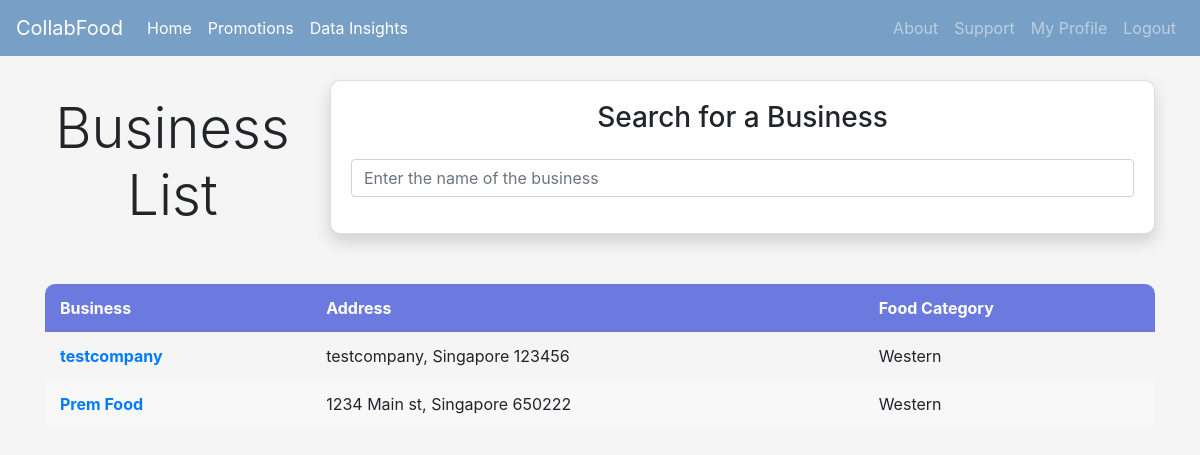
/searchbusinesses (signed in), run on an earlier commit of the app's database.
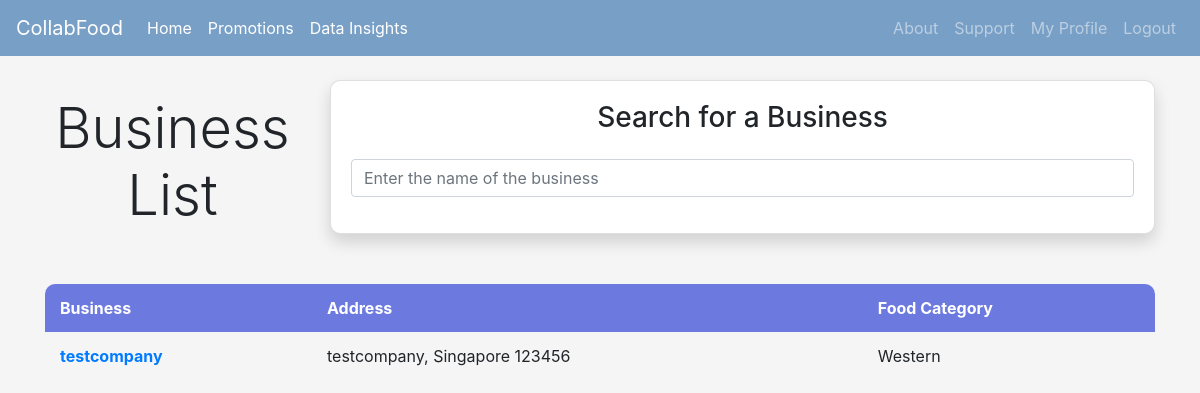
And on a later commit of the database.
### Homepage/models.py (models this page shows, shortened)
class BusinessProfile(models.Model):
	user = models.ForeignKey(User, on_delete=models.CASCADE)
	companyName = models.CharField(max_length=50)
	uen = models.CharField(max_length=10)
	phone = models.CharField(max_length=8)
	address = models.CharField(max_length=100)
	postalCode = models.CharField(max_length=6)
	foodCategory = models.ForeignKey(FoodCategory, on_delete=models.CASCADE, related_name='business_food_category')
	isVerified = models.BooleanField(default=False)

class FoodCategory(models.Model):
	categoryName = models.CharField(max_length=30)
	adminID = models.IntegerField()

### Homepage/views.py (the view)
# urls.py: path('searchbusinesses',views.search_businesses,name='searchbusinesses'),
@login_required
def search_businesses(request):
	user_type = UserType.objects.get(user=request.user)
	if user_type.userType in ['user','business']:
		businesses = BusinessProfile.objects.filter(user__is_active=True)
	else:
		businesses = BusinessProfile.objects.all()
	context = {'user_type': user_type, 'businesses':businesses}
	return render(request, 'searchbusinesses.html', context)

### Homepage/templates/searchbusinesses.html (shortened to what this page needs)
{% extends 'base.html' %}
{% block content %}
<div class="row">
  <div class="col-md-3">
    <h1 class="text-center display-4">Business List</h1><br>
  </div>
  <div class="col-md-9">
    <div class="card shadow">
      <div class="card-body">
        <h3 class="text-center mb-4">Search for a Business</h3>
        <div class="form-group">
          <input class="form-control" id="searchCategory" type="text" placeholder="Enter the name of the business">
        </div>
      </div>
    </div>
  </div>
</div>
<table class="table-hover">
  <thead style="color: #fff; background-color: #6c7ae0;">
    <tr>
      <th scope="col">Business</th>
      <th scope="col">Address</th>
      <th scope="col">Food Category</th>
    </tr>
  </thead>
  <tbody id="Category">
    {% if businesses %}
    {% for item in businesses %}
      {% if item.isVerified or user_type.userType == 'admin' %}
        <tr>
          <th scope="row"><a href="{% url 'viewbusinessprofile' item.user.id %}">{{ item.companyName }}</a></th>
          <td>{{item.address}}, Singapore {{item.postalCode}}</td>
          <td>{{item.foodCategory.categoryName}}</td>
        </tr>
      {% endif %}
    {% endfor %}
  {% else %}
    <tr><td colspan="3">No businesses found.</td> </tr>
  {% endif %}
  </tbody>
</table>
{% endblock %}

### Homepage/templates/base.html (shortened to what this page needs)
<!doctype html>
<html lang="en">
  <head>
    <link rel="stylesheet" href="https://cdn.jsdelivr.net/npm/bootstrap@4.6.2/dist/css/bootstrap.min.css">
	<link rel="stylesheet" href="https://cdnjs.cloudflare.com/ajax/libs/font-awesome/6.1.0/css/all.min.css">
	<link rel="stylesheet" href="https://cdn.jsdelivr.net/npm/jquery-bar-rating@1.2.2/dist/themes/fontawesome-stars.css">
	<link rel="stylesheet" href="https://maxcdn.bootstrapcdn.com/font-awesome/4.7.0/css/font-awesome.min.css">
  </head>
  <body style="background-color: #f5f5f5;">
  	<nav class="navbar sticky-top navbar-expand-lg navbar-dark" style="background-color: #789FC5;">
	  <a class="navbar-brand" href="{% url 'landing' %}">CollabFood</a>
	  <div class="collapse navbar-collapse" id="navbarSupportedContent">
	    <ul class="navbar-nav mr-auto">
	      {% if user.is_authenticated %}
					{% if user_type.userType == 'admin' %}
		      		<li class="nav-item active">
					  <a class="nav-link" href="{% url 'adminhome' %}">Home <span class="sr-only">(current)</span></a>
					</li>
					<li class="nav-item active">
					    <a class="nav-link" href="{% url 'foodcategory' %}">Food Category <span class="sr-only">(current)</span></a>
				  	</li>
					<li class="nav-item active">
							<a class="nav-link" href="{% url 'searchfood' %}">Foods <span class="sr-only">(current)</span></a>
					</li>
					<li class="nav-item active">
					  <a class="nav-link" href="{% url 'searchusers' %}">Users <span class="sr-only">(current)</span></a>
					</li>
					<li class="nav-item active">
					    <a class="nav-link" href="{% url 'searchbusinesses' %}">Businesses <span class="sr-only">(current)</span></a>
				  	</li>
					<li class="nav-item active">
						<a class="nav-link" href="{% url 'searchpromotions' %}">Promotions<span class="sr-only">(current)</span></a>
					</li>
					<li class="nav-item active">
					    <a class="nav-link" href="{% url 'datacrawler' %}">Crawler <span class="sr-only">(current)</span></a>
				  	</li>
					{% elif user_type.userType == 'business'%}
		      <li class="nav-item active">
					  <a class="nav-link" href="{% url 'businesshome' %}">Home <span class="sr-only">(current)</span></a>
					</li>
					<li class="nav-item active">
						<a class="nav-link" href="{% url 'searchpromotions' %}">Promotions<span class="sr-only">(current)</span></a>
					</li>
					<li class="nav-item active">
						<a class="nav-link" href="{% url 'datainsights' %}">Data Insights <span class="sr-only">(current)</span></a>
					</li>
					{% endif %}
	      {% endif %}
	    </ul>
	    <ul class="navbar-nav ml-auto">
	    	<li class="nav-item">
	        <a class="nav-link" href="{% url 'about' %}">About <span class="sr-only">(current)</span></a>
	      </li>
	    	<li class="nav-item">
        	<a class="nav-link" href="{% url 'customersupport' %}">Support <span class="sr-only">(current)</span></a>
	      </li>
	    	{% if user.is_authenticated %}
	    		<li class="nav-item">
					  <a class="nav-link" href="{% url 'profile' %}">My Profile <span class="sr-only">(current)</span></a>
					</li>
		      <li class="nav-item">
	        	<a class="nav-link" href="{% url 'logout' %}">Logout <span class="sr-only">(current)</span></a>
		      </li>
		    {% else %}
		    	<li class="nav-item">
	        	<a class="nav-link" href="{% url 'login' %}">Login <span class="sr-only">(current)</span></a>
		      </li>
	    	{% endif %}
	    </ul>
	  </div>
	</nav>
	<div class="container">
		<br>
		{% block content %}
		{% endblock %}
	</div>
  </body>
</html>

### Homepage/templates/searchbusinesses.html (style rules this page uses)
.card { border-radius: 10px; margin-bottom: 50px; }
table { border-collapse: collapse; width: 100%; border-radius: 10px; overflow: hidden; border: none; }
th, td { padding: 12px 15px; text-align: left; border-bottom: 1px solid #ddd; border: none; }
th { border-top: 1px solid #ddd; }
table td, table th { border: none; }
h1 { margin-top: 15px; }

What changed in the data, as far as the page shows it:
removed BusinessProfile: companyName "Prem Food", address "1234 Main st", postalCode "650222", foodCategory.categoryName "Western"
